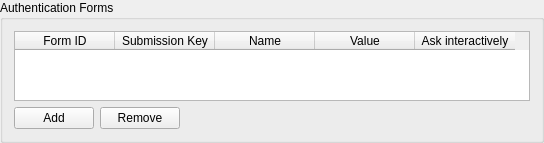
        <widget class="QGroupBox" name="form_box">
         <property name="title">
          <string>Authentication Forms</string>
         </property>
         <layout class="QVBoxLayout" name="form_box_layout">
          <item>
           <widget class="QTableWidget" name="form_entries_table">
            <property name="toolTip">
             <string>&lt;html&gt;&lt;head/&gt;&lt;body&gt;&lt;p&gt;An entry matches by submission key when set, or by the combination of form ID and name. Later matching entries take precedence. Ask interactively conflicts with a value.&lt;/p&gt;&lt;/body&gt;&lt;/html&gt;</string>
            </property>
            <property name="selectionBehavior">
             <enum>QAbstractItemView::SelectRows</enum>
            </property>
            <property name="sizeAdjustPolicy">
             <enum>QAbstractScrollArea::AdjustToContents</enum>
            </property>
            <column>
             <property name="text">
              <string>Form ID</string>
             </property>
            </column>
            <column>
             <property name="text">
              <string>Submission Key</string>
             </property>
            </column>
            <column>
             <property name="text">
              <string>Name</string>
             </property>
            </column>
            <column>
             <property name="text">
              <string>Value</string>
             </property>
            </column>
            <column>
             <property name="text">
              <string>Ask interactively</string>
             </property>
            </column>
           </widget>
          </item>
          <item>
           <layout class="QHBoxLayout" name="form_entries_table_buttons">
            <item>
             <widget class="QPushButton" name="form_entries_table_add">
              <property name="text">
               <string>Add</string>
              </property>
             </widget>
            </item>
            <item>
             <widget class="QPushButton" name="form_entries_table_remove">
              <property name="text">
               <string>Remove</string>
              </property>
             </widget>
            </item>
            <item>
             <spacer name="form_entries_table_spacer">
              <property name="orientation">
               <enum>Qt::Horizontal</enum>
              </property>
              <property name="sizeHint">
               <size>
                <width>0</width>
                <height>0</height>
               </size>
              </property>
             </spacer>
            </item>
           </layout>
          </item>
         </layout>
        </widget>
